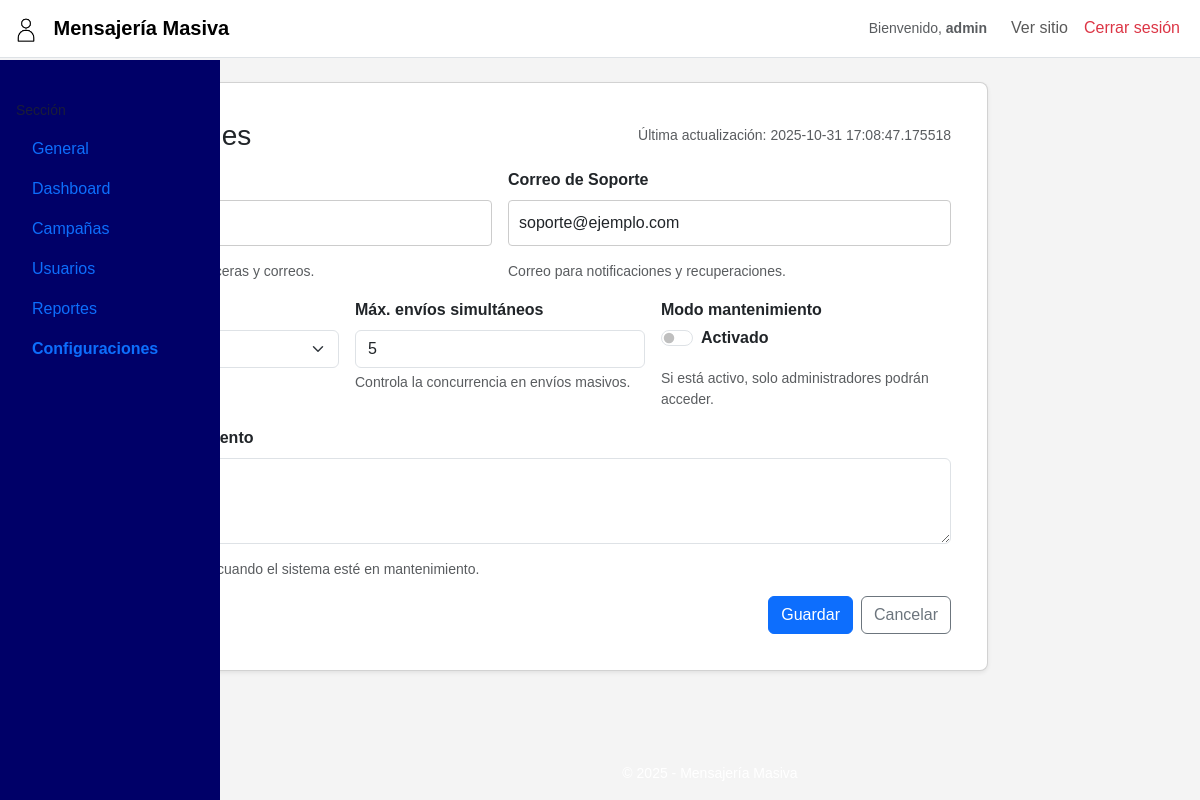
Screenshot of /admin/settings (signed in) with the database file from the repository.
### app.py (models this page shows)
class Settings(db.Model):
    id = db.Column(db.Integer, primary_key=True)
    system_name = db.Column(db.String(200), nullable=True)
    support_email = db.Column(db.String(200), nullable=True)
    default_page = db.Column(db.String(50), nullable=True)
    max_concurrent = db.Column(db.Integer, default=5)
    maintenance = db.Column(db.Boolean, default=False)
    maintenance_message = db.Column(db.Text, nullable=True)
    updated_at = db.Column(db.DateTime, default=datetime.utcnow, onupdate=datetime.utcnow)

### app.py (the view, shortened to what this page needs)
@app.route('/admin/settings', methods=['GET', 'POST'])
@require_admin
def admin_settings():
    settings = Settings.query.first()
    return render_template('admin/admin_settings.html',
                            settings=settings,
                            admin_user=session.get('username'),
                            support_email=(settings.support_email if settings else 'soporte@ejemplo.com'),
                            year=datetime.utcnow().year)

### app.py (called while the page is built)
def require_admin(f):
    @wraps(f)
    def decorated(*args, **kwargs):
        if not session.get('logged_in') or session.get('role') != 'admin':
            flash("Acceso denegado: se requiere cuenta administrativa.", "error")
            return redirect(url_for('index'))
        return f(*args, **kwargs)
    return decorated

@app.context_processor
def utility_processor():
    def safe_url_for(endpoint, _fallback=None, **values):
        """
        Intenta url_for(endpoint). Si falla devuelve url_for(_fallback) o '#' si no existe.
        Uso en templates: {{ safe_url_for('admin_campaigns_add', _fallback='admin_campaigns') }}
        """
        try:
            return url_for(endpoint, **values)
        except BuildError:
            if _fallback:
                try:
                    return url_for(_fallback, **values)
                except BuildError:
                    return '#'
            return '#'
    return dict(safe_url_for=safe_url_for)

### templates/admin/admin_settings.html (shortened to what this page needs)
<!DOCTYPE html>
<html lang="es">
<head>
  <link href="https://cdn.jsdelivr.net/npm/bootstrap@5.3.0-alpha1/dist/css/bootstrap.min.css" rel="stylesheet">
  <link rel="stylesheet" href="{{ url_for('static', filename='admin.css') }}">
</head>
<body>
  <nav class="navbar navbar-expand-md navbar-light bg-white border-bottom">
    <div class="container-fluid">
      <a class="navbar-brand fw-bold" href="{{ url_for('admin_dashboard') }}">
        <img src="{{ url_for('static', filename='images/admin_logo.png') }}" alt="Logo" height="28" class="me-2"> Mensajería Masiva
      </a>
      <div class="collapse navbar-collapse" id="navTop">
        <ul class="navbar-nav ms-auto align-items-center">
          <li class="nav-item me-3 d-none d-md-block text-muted small">Bienvenido, <strong>{{ admin_user }}</strong></li>
          <li class="nav-item">
            <a class="nav-link" href="{{ url_for('home') }}">Ver sitio</a>
          </li>
          <li class="nav-item">
            <a class="nav-link text-danger" href="{{ url_for('logout') }}">Cerrar sesión</a>
          </li>
        </ul>
      </div>
    </div>
  </nav>
  <div id="main" class="container-fluid">
    <div class="row g-4">
      <aside class="col-12 col-md-3 col-lg-2 sidebar py-4">
      <div class="p-3">
        <p class="small text-muted mb-2">Sección</p>
        <nav class="nav flex-column">
          <a class="nav-link {% if request.path == url_for('admin') %}active{% endif %}" href="{{ url_for('admin') }}">General</a>
          <a class="nav-link {% if request.path == url_for('admin_dashboard') %}active{% endif %}" href="{{ url_for('admin_dashboard') }}">Dashboard</a>
          <a class="nav-link {% if request.path == url_for('admin_campaigns') %}active{% endif %}" href="{{ url_for('admin_campaigns') }}">Campañas</a>
          <a class="nav-link {% if request.path == url_for('admin_users') %}active{% endif %}" href="{{ url_for('admin_users') }}">Usuarios</a>
          <a class="nav-link {% if request.path == url_for('admin_reports') %}active{% endif %}" href="{{ url_for('admin_reports') }}">Reportes</a>
          <a class="nav-link {% if request.path == url_for('admin_settings') %}active{% endif %}" href="{{ url_for('admin_settings') }}">Configuraciones</a>
        </nav>
      </div>
    </aside>
      <main class="col-12 col-md-9 col-lg-10 py-4">
        <div class="card shadow-sm">
          <div class="card-body">
            <div class="d-flex justify-content-between align-items-center mb-3">
              <h3 class="mb-0">Configuraciones</h3>
              <small class="text-muted">Última actualización: {{ settings.updated_at if settings and settings.updated_at else '—' }}</small>
            </div>
            <form method="POST" action="{{ url_for('admin_settings') }}" class="row g-3">
              <div class="col-12 col-md-6">
                <label for="siteName" class="form-label">Nombre del Sitio</label>
                <input type="text" id="siteName" name="siteName" class="form-control" value="{{ settings.system_name if settings and settings.system_name else 'Mensajería Masiva' }}" required>
                <div class="form-text">Nombre mostrado en cabeceras y correos.</div>
              </div>
              <div class="col-12 col-md-6">
                <label for="supportEmail" class="form-label">Correo de Soporte</label>
                <input type="email" id="supportEmail" name="supportEmail" class="form-control" value="{{ settings.support_email if settings and settings.support_email else support_email }}">
                <div class="form-text">Correo para notificaciones y recuperaciones.</div>
              </div>
              <div class="col-12 col-md-4">
                <label for="defaultPage" class="form-label">Página por defecto</label>
              </div>
              <div class="col-12 col-md-4">
                <label for="maxConcurrent" class="form-label">Máx. envíos simultáneos</label>
                <input id="maxConcurrent" name="maxConcurrent" type="number" min="1" class="form-control" value="{{ settings.max_concurrent if settings and settings.max_concurrent else 5 }}">
                <div class="form-text">Controla la concurrencia en envíos masivos.</div>
              </div>
              <div class="col-12 col-md-4 d-flex flex-column">
                <label class="form-label mb-1">Modo mantenimiento</label>
                <div class="form-check form-switch">
                  <input class="form-check-input" type="checkbox" id="maintenanceSwitch" name="maintenance" {% if settings and settings.maintenance %}checked{% endif %}>
                  <label class="form-check-label" for="maintenanceSwitch">Activado</label>
                </div>
                <small class="form-text text-muted mt-2">Si está activo, solo administradores podrán acceder.</small>
              </div>
              <div class="col-12">
                <label for="maintenanceMessage" class="form-label">Mensaje de mantenimiento</label>
                <textarea id="maintenanceMessage" name="maintenanceMessage" class="form-control" rows="3">{{ settings.maintenance_message if settings and settings.maintenance_message else '' }}</textarea>
                <div class="form-text">Texto mostrado a usuarios cuando el sistema esté en mantenimiento.</div>
              </div>
              <div class="col-12 d-flex justify-content-end gap-2">
                <button type="submit" class="btn btn-primary">Guardar</button>
                <a href="{{ url_for('admin_dashboard') }}" class="btn btn-outline-secondary">Cancelar</a>
              </div>
            </form>
          </div>
        </div>
      </main>
    </div>
  </div>
  <footer id="main-footer" class="text-center">
  </footer>
</body>
</html>

### static/admin.css (style rules this page uses)
body { font-family: Arial, sans-serif; margin: 0; padding: 0; background-color: #f4f4f4; }
a { text-decoration: none; }
.sidebar, #sidebar { width: 220px; height: calc(100vh - 60px); background-color: #000068; position: fixed; top: 60px; left: 0; padding: 0; margin: 0; overflow-y: auto; z-index: 1000; }
.dashboard-card, .card, .report-card { background-color: #ffffff; border-radius: 4px; padding: 20px; margin-bottom: 20px; box-shadow: 0 2px 4px rgba(0,0,0,0.1); }
form { margin-top: 20px; }
form label { display: block; margin-bottom: 8px; font-weight: bold; }
form input[type="text"], form input[type="email"], form input[type="password"], form textarea, form select { width: 100%; padding: 10px; border: 1px solid #ccc; margin-bottom: 15px; border-radius: 4px; }
form button, .btn-submit { background-color: #1A2734; color: #fff; border: none; padding: 10px 20px; border-radius: 4px; cursor: pointer; font-size: 16px; }
.footer, #main-footer { background-color: #000068; color: #ffffff; text-align: center; padding: 10px; position: fixed; bottom: 0; left: 220px; right: 0; font-size: 14px; }

### templates/admin/admin_settings.html (style rules this page uses)
body { min-height: 100vh; display: flex; flex-direction: column; }
#main { flex: 1; }
.sidebar { min-height: calc(100vh - 56px); }
.nav-link.active { font-weight: 600; }
.card { border-radius: .5rem; }
footer#main-footer { background: transparent; padding: 1rem 0; }

### rows the page displays
Settings: updated_at "2025-10-31 17:08:47.175518", siteName "Mensajería Masiva", supportEmail "soporte@ejemplo.com", maxConcurrent "5"

### other values shown
{{ admin_user }} "admin"
